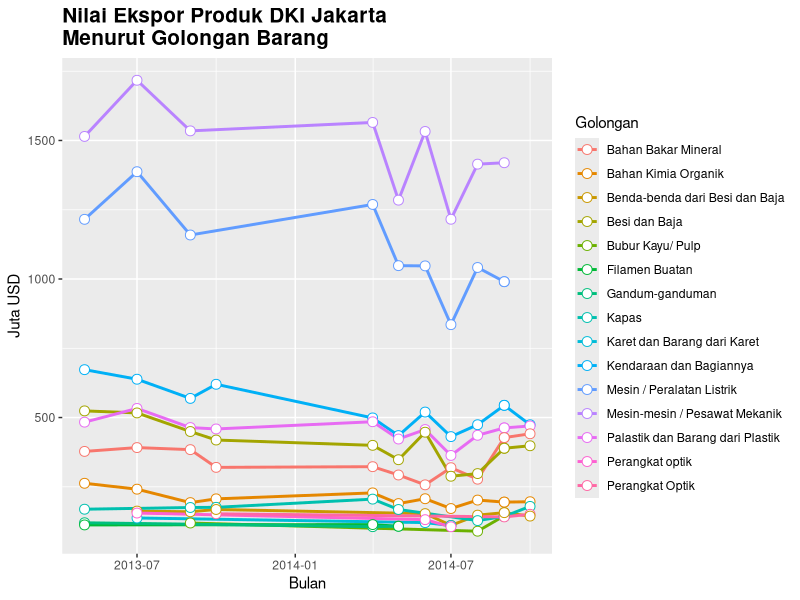
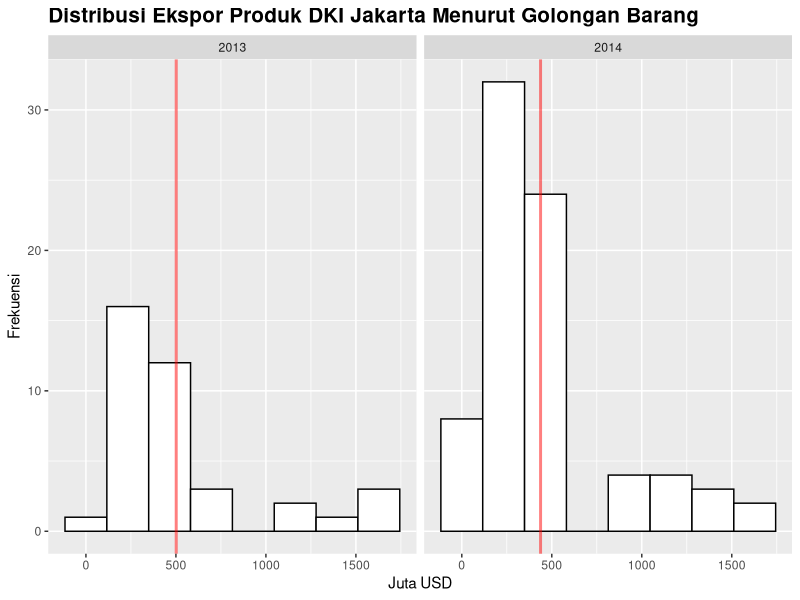

Source code (R) for these figures, in order:
## dc22_data_ekspor_impor
## R12_KEUANGAN_impor_hs_2_mei_2014.csv
## R12_KEUANGAN_impor_hs_2_juli_2014.csv
## R12_KEUANGAN_impor_hs_2_september_2014.csv
## R12_KEUANGAN_impor_hs_2_oktober_2014.csv

getwd()
setwd('~/Workspaces/r-ta-analysys')
rm(list=ls())
library(dplyr)
library(ggplot2)
library(tidyr)

## clean csv
df1 <- read.csv(file.path('rawdata/dc22_data_ekspor_impor/R12_KEUANGAN_impor_hs_2_mei_2014.csv'),
                stringsAsFactors = FALSE)
df1$nilai_fob <- as.numeric(df1$nilai_fob)
df1$bulan <- as.factor(df1$bulan)
levels(df1$bulan) <- c(4,5)
df1$bulan <- as.Date(paste0(df1$tahun,'/',df1$bulan,'/01'))
df1 <- df1 %>% arrange(bulan)
df1$tahun <- NULL
df1$satuan <- NULL

df2 <- read.csv(file.path('rawdata/dc22_data_ekspor_impor/R12_KEUANGAN_impor_hs_2_juli_2014.csv'),
                stringsAsFactors = FALSE)
df2$nilai_fob <- as.numeric(df2$nilai_fob)
df2$bulan <- as.factor(df2$bulan)
levels(df2$bulan) <- c(7,6)
df2$bulan <- as.Date(paste0(df2$tahun,'/',df2$bulan,'/01'))
df2 <- df2 %>% arrange(bulan)
df2$tahun <- NULL
df2$satuan <- NULL

df3 <- read.csv(file.path('rawdata/dc22_data_ekspor_impor/R12_KEUANGAN_impor_hs_2_september_2014.csv'),
                stringsAsFactors = FALSE)
df3$nilai_fob <- as.numeric(df3$nilai_fob)
df3$bulan <- as.factor(df3$bulan)
levels(df3$bulan) <- c(8,9)
df3$bulan <- as.Date(paste0(df3$tahun,'/',df3$bulan,'/01'))
df3 <- df3 %>% arrange(bulan)
df3$tahun <- NULL
df3$satuan <- NULL

df4 <- read.csv(file.path('rawdata/dc22_data_ekspor_impor/R12_KEUANGAN_impor_hs_2_oktober_2014.csv'),
                stringsAsFactors = FALSE)
df4$nilai_fob <- as.numeric(df4$nilai_fob)
df4$bulan <- as.factor(df4$bulan)
levels(df4$bulan) <- c(10,9)
df4$bulan <- as.Date(paste0(df4$tahun,'/',df4$bulan,'/01'))
df4 <- df4 %>% arrange(bulan)
df4$tahun <- NULL
df4$satuan <- NULL
# remove row with NA value
na <- !(is.na(df4$nilai_fob))
df4.no_na <- df4[na,]

# bind all data
df <- rbind(df1,df2,df3,df4.no_na)
df <- arrange(df, bulan)

# convert to factor data type
df$golongan_barang <- as.factor(df$golongan_barang)

## Data Visualization
df.viz <- df
names(df.viz) <- c('Bulan','Golongan','Nilai')

# line chart
line_ <- ggplot(df.viz, aes(x=Bulan, y=Nilai)) +
  geom_line(aes(color=Golongan), size=1) +
  geom_point(aes(color=Golongan),
             size=3,
             shape=21,
             fill='white') +
  ggtitle('Nilai Ekspor Produk DKI Jakarta\nMenurut Golongan Barang') +
  theme(plot.title=element_text(face='bold', size=15)) +
  labs(y='Juta USD',
       x='Bulan')
line_

# distribution
df.viz$Tahun <- as.factor(paste0(format(df.viz$Bulan, '%Y')))
mean2013 <- mean(subset(df.viz, df.viz$Tahun == 2013)$Nilai)
mean2014 <- mean(subset(df.viz, df.viz$Tahun == 2014)$Nilai)
data_vlines <- data.frame(Tahun=levels(df.viz$Tahun),
                          Nilai=c(mean2013,mean2014))

hist_ <- ggplot(df.viz, aes(x=Nilai)) +
  geom_histogram(bins=nclass.Sturges(df.viz$Nilai),
                 color='black',
                 fill='white') +
  ggtitle('Distribusi Ekspor Produk DKI Jakarta Menurut Golongan Barang') +
  theme(plot.title=element_text(face='bold', size=15)) +
  labs(x='Juta USD',
       y='Frekuensi') +
  geom_vline(data=data_vlines,
             aes(xintercept=Nilai),
             color='red',
             size=1,
             alpha=.5) +
  facet_grid(. ~ Tahun)
hist_
  